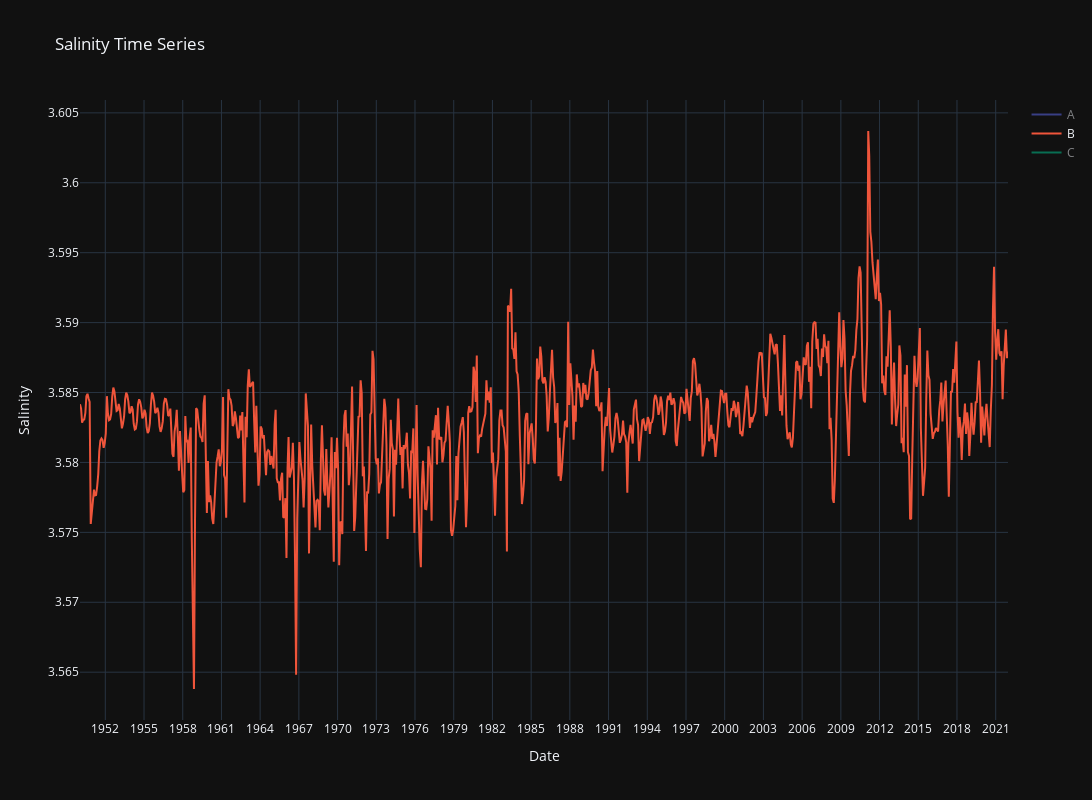

Notebook cell for this chart:
### Markdown cell above
#### Comparison of salinity of all geopoints

### Code cell
import plotly.graph_objs as go
import math

# Create empty traces list and loop through each geopoint
traces = []
for point in geopoint:
    # access dataframe
    df = geopoint[point]
    # create trace for each dataset
    trace = go.Scatter(x=df['DATE-YMD'], y=df['Salinity'].apply(math.log), mode='lines', name=point)
    # append trace to traces list
    traces.append(trace)

# create layout for the plot
layout = go.Layout(title=f'Salinity Time Series',
                   xaxis=dict(title='Date', dtick='M36'),
                   yaxis=dict(title='Salinity'),
                   height = 800, width=1200,
                   template='plotly_dark')
# create figure object and plot the traces
fig = go.Figure(data=traces, layout=layout)
fig.show()

### Figure 1 — Plotly figure (JSON) as saved in the notebook; plotly's stock layout.template omitted (floating-point values rounded to 4 significant figures; data arrays with more than 128 entries replaced by an {"elided": "..."} marker saying what was removed)
{"data": [{"mode": "lines", "name": "A", "type": "scatter", "visible": "legendonly", "x": {"elided": "864 str values"}, "y": {"elided": "864 float values"}}, {"mode": "lines", "name": "B", "type": "scatter", "visible": true, "x": {"elided": "864 str values"}, "y": {"elided": "864 float values"}}, {"mode": "lines", "name": "C", "type": "scatter", "visible": "legendonly", "x": {"elided": "864 str values"}, "y": {"elided": "864 float values"}}], "layout": {"height": 800, "title": {"text": "Salinity Time Series"}, "width": 1200, "xaxis": {"autorange": true, "dtick": "M36", "range": ["1950-01-15", "2021-12-15"], "title": {"text": "Date"}, "type": "date"}, "yaxis": {"autorange": true, "range": [3.562, 3.606], "title": {"text": "Salinity"}, "type": "linear"}}}
